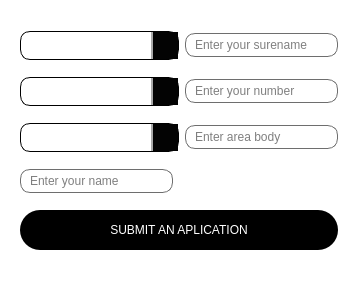
<?xml version="1.0" encoding="UTF-8"?>
<ui version="4.0">
 <class>Question</class>
 <widget class="QWidget" name="Question">
  <property name="geometry">
   <rect>
    <x>0</x>
    <y>0</y>
    <width>358</width>
    <height>286</height>
   </rect>
  </property>
  <property name="windowTitle">
   <string>Question</string>
  </property>
  <property name="windowIcon">
   <iconset resource="picture.qrc">
    <normaloff>:/build-course-Desktop_Qt_6_5_3_MinGW_64_bit-Debug/icons/iconka.ico</normaloff>:/build-course-Desktop_Qt_6_5_3_MinGW_64_bit-Debug/icons/iconka.ico</iconset>
  </property>
  <property name="styleSheet">
   <string notr="true">QWidget
{
background-color: rgb(255, 255, 255);
color: rgb(0, 0, 0);
}
QTableView {
	font: 9pt &quot;Century Gothic&quot;;
    border: 3px solid black;
    border-radius: 10px;
    background-color: #f0f0f0;  /* Фон заокругленого віджета */
    selection-background-color: #a6a6a6;  /* Колір виділення */
}
/* Імена стовбців */
QHeaderView::section {
    background-color: #404040;  /* Колір фону */
    color: white;  /* Колір тексту */
    padding: 4px;
    border: 1px solid #303030;  /* Границі */
}

/* Номерація рядків */
QTableView QTableCornerButton::section {
    background-color: #404040;  /* Колір фону */
    color: white;  /* Колір тексту */
    border: 1px solid #303030;  /* Границі */
}


QTableView::item:hover {
    border: 2px solid #505050;  /* Колір границі при наведенні */
}

QTableView::item:selected {
    border: 2px solid #303030;  /* Колір границі при виділенні */
}
QLineEdit {
font: 12pt &quot;Candara&quot;;
                 background-color: white;
                 color: black;
                 border: 1px solid rgb(110, 110, 110);
              border-radius: 10px;
                 padding: 3px 7px;
             }

             QLineEdit:focus {
                 border: 2px solid rgb(90, 90, 90);
            }
QPushButton
{
	font: 12pt &quot;Candara&quot;;
	background-color: rgb(0, 0, 0);
	color: rgb(255, 255, 255);
border-radius: 20px;
box-shadow: 0 0 20px 10px rgb(240, 158, 255);
width: 50px;
  height: 40px;
}
QPushButton:hover {
               border: 2px solid rgb(200, 200, 200);
            }
QPushButton:pressed {
             background-color: rgb(255, 255, 255);
	        color: rgb(0, 0, 0);
            }
QLabel{font: 12pt &quot;Candara&quot;;}</string>
  </property>
  <layout class="QGridLayout" name="gridLayout_3">
   <item row="0" column="0">
    <widget class="QStackedWidget" name="questionSt">
     <property name="currentIndex">
      <number>6</number>
     </property>
     <widget class="QWidget" name="questionPg">
      <widget class="QWidget" name="questionWdg" native="true">
       <property name="geometry">
        <rect>
         <x>30</x>
         <y>50</y>
         <width>271</width>
         <height>121</height>
        </rect>
       </property>
       <layout class="QGridLayout" name="gridLayout">
        <item row="1" column="0">
         <widget class="QPushButton" name="updatePb">
          <property name="text">
           <string>UPDATE</string>
          </property>
         </widget>
        </item>
        <item row="0" column="0" colspan="2">
         <widget class="QLabel" name="questionLb">
          <property name="text">
           <string>Do you want update or delete?</string>
          </property>
          <property name="alignment">
           <set>Qt::AlignCenter</set>
          </property>
         </widget>
        </item>
        <item row="1" column="1">
         <widget class="QPushButton" name="deletePb">
          <property name="text">
           <string>DELETE</string>
          </property>
         </widget>
        </item>
       </layout>
      </widget>
     </widget>
     <widget class="QWidget" name="updateBody">
      <layout class="QGridLayout" name="gridLayout_4">
       <item row="0" column="1">
        <widget class="QLineEdit" name="areaLE"/>
       </item>
       <item row="0" column="0">
        <widget class="QLabel" name="areaLb">
         <property name="text">
          <string>Area:</string>
         </property>
        </widget>
       </item>
       <item row="1" column="1">
        <widget class="QPushButton" name="updateBodyPb">
         <property name="text">
          <string>UPDATE</string>
         </property>
        </widget>
       </item>
      </layout>
     </widget>
     <widget class="QWidget" name="updateMaster">
      <widget class="QWidget" name="updateWdg" native="true">
       <property name="geometry">
        <rect>
         <x>0</x>
         <y>50</y>
         <width>341</width>
         <height>191</height>
        </rect>
       </property>
       <layout class="QGridLayout" name="gridLayout_2">
        <item row="0" column="2">
         <widget class="QLabel" name="priceLb">
          <property name="text">
           <string>Price:</string>
          </property>
         </widget>
        </item>
        <item row="1" column="1">
         <widget class="QLineEdit" name="surenameLE"/>
        </item>
        <item row="1" column="3">
         <widget class="QLineEdit" name="doneWorkLE"/>
        </item>
        <item row="1" column="0">
         <widget class="QLabel" name="surenameLb">
          <property name="text">
           <string>Surename:</string>
          </property>
         </widget>
        </item>
        <item row="1" column="2">
         <widget class="QLabel" name="doneWorkLb">
          <property name="text">
           <string>Done work:</string>
          </property>
         </widget>
        </item>
        <item row="0" column="0">
         <widget class="QLabel" name="nameLb">
          <property name="text">
           <string>Name:</string>
          </property>
         </widget>
        </item>
        <item row="0" column="3">
         <widget class="QLineEdit" name="priceLE"/>
        </item>
        <item row="0" column="1">
         <widget class="QLineEdit" name="nameLE"/>
        </item>
        <item row="2" column="1">
         <widget class="QLineEdit" name="numberLE"/>
        </item>
        <item row="2" column="0">
         <widget class="QLabel" name="numberLb">
          <property name="text">
           <string>Number:</string>
          </property>
         </widget>
        </item>
        <item row="4" column="0" colspan="4">
         <widget class="QPushButton" name="updatePb_2">
          <property name="text">
           <string>UPDATE</string>
          </property>
         </widget>
        </item>
       </layout>
      </widget>
     </widget>
     <widget class="QWidget" name="updateCustomer">
      <layout class="QGridLayout" name="gridLayout_6">
       <item row="0" column="1">
        <widget class="QLineEdit" name="nameCusLE"/>
       </item>
       <item row="5" column="1">
        <widget class="QLineEdit" name="masterLE"/>
       </item>
       <item row="1" column="0">
        <widget class="QLabel" name="surenameCusLb">
         <property name="text">
          <string>Surename:</string>
         </property>
        </widget>
       </item>
       <item row="4" column="1">
        <widget class="QLineEdit" name="areaBodyLE"/>
       </item>
       <item row="4" column="0">
        <widget class="QLabel" name="areaBodyLb">
         <property name="text">
          <string>Area of body:</string>
         </property>
        </widget>
       </item>
       <item row="3" column="1">
        <widget class="QLineEdit" name="priceCusLE"/>
       </item>
       <item row="2" column="1">
        <widget class="QLineEdit" name="numberCusLE"/>
       </item>
       <item row="0" column="0">
        <widget class="QLabel" name="nameCuLb">
         <property name="text">
          <string>Name:</string>
         </property>
        </widget>
       </item>
       <item row="2" column="0">
        <widget class="QLabel" name="numberCusLb">
         <property name="text">
          <string>Number:</string>
         </property>
        </widget>
       </item>
       <item row="1" column="1">
        <widget class="QLineEdit" name="surenameCusLE"/>
       </item>
       <item row="5" column="0">
        <widget class="QLabel" name="masterLb">
         <property name="text">
          <string>Master:</string>
         </property>
        </widget>
       </item>
       <item row="3" column="0">
        <widget class="QLabel" name="priceCusLb">
         <property name="text">
          <string>Price:</string>
         </property>
        </widget>
       </item>
       <item row="6" column="0" colspan="2">
        <widget class="QPushButton" name="updateCusPb">
         <property name="text">
          <string>UPDATE</string>
         </property>
        </widget>
       </item>
      </layout>
     </widget>
     <widget class="QWidget" name="updateTime">
      <layout class="QGridLayout" name="gridLayout_5">
       <item row="0" column="0">
        <widget class="QLabel" name="dateLb">
         <property name="text">
          <string>Date:</string>
         </property>
        </widget>
       </item>
       <item row="0" column="1" colspan="2">
        <widget class="QLineEdit" name="dateLE"/>
       </item>
       <item row="1" column="0">
        <widget class="QLabel" name="timeLb">
         <property name="text">
          <string>Time:</string>
         </property>
        </widget>
       </item>
       <item row="1" column="1" colspan="2">
        <widget class="QLineEdit" name="timeLE"/>
       </item>
       <item row="2" column="0" colspan="2">
        <widget class="QLabel" name="masterTimLb">
         <property name="text">
          <string>Master:</string>
         </property>
        </widget>
       </item>
       <item row="2" column="2">
        <widget class="QLineEdit" name="masterTimLE"/>
       </item>
       <item row="3" column="0" colspan="2">
        <widget class="QLabel" name="customerLb">
         <property name="text">
          <string>Customer:</string>
         </property>
        </widget>
       </item>
       <item row="3" column="2">
        <widget class="QLineEdit" name="customerLE"/>
       </item>
       <item row="4" column="0" colspan="3">
        <widget class="QPushButton" name="updateTimePb">
         <property name="text">
          <string>UPDATE</string>
         </property>
        </widget>
       </item>
      </layout>
     </widget>
     <widget class="QWidget" name="addSketchPg">
      <layout class="QGridLayout" name="gridLayout_7">
       <item row="0" column="0">
        <widget class="QLabel" name="label">
         <property name="text">
          <string>TextLabel</string>
         </property>
        </widget>
       </item>
       <item row="0" column="1">
        <widget class="QLineEdit" name="nameSktLE"/>
       </item>
       <item row="1" column="0">
        <widget class="QLabel" name="label_2">
         <property name="text">
          <string>TextLabel</string>
         </property>
        </widget>
       </item>
       <item row="1" column="1">
        <widget class="QLineEdit" name="priceSktLE"/>
       </item>
       <item row="2" column="0" colspan="2">
        <widget class="QPushButton" name="addPb">
         <property name="text">
          <string>Add</string>
         </property>
        </widget>
       </item>
      </layout>
     </widget>
     <widget class="QWidget" name="applicPage">
      <property name="styleSheet">
       <string notr="true">QComboBox {
    border: 1px solid black;
    border-radius: 10px;
    padding: 1px 18px 10px 3px;
    selection-background-color: lightgray;
}

QComboBox:editable {
    background: white;
}

QComboBox:!editable,
QComboBox::drop-down:editable {
    background-color: rgb(255, 255, 255);
}

QComboBox:!editable:on,
QComboBox::drop-down:editable:on {
    background: rgb(255, 255, 255);
}

QComboBox:on {
    background: #rgb(225, 225, 225);
}

QComboBox::drop-down {
    subcontrol-origin: padding;
    subcontrol-position: top right;
    width: 25px;
    background-color: rgb(3, 3, 3);
    border-left-width: 2px;
    border-left-color: darkgray;
    border-left-style: solid;
}

QComboBox::down-arrow {
    image: url(:/photo/upArrow.png);
    width: 10px;
    height: 10px;
    border-radius: 8px;
    background-color: rgb(0, 0, 0);
}

QComboBox::down-arrow:on {
    top: 1px;
    left: 1px;
    background-color: rgb(9, 9, 9);
}

QComboBox QAbstractItemView {
    border-radius: 10px; /* Закруглення країв для випадаючого списку */
}
</string>
      </property>
      <layout class="QGridLayout" name="gridLayout_8">
       <item row="2" column="3">
        <widget class="QLineEdit" name="numberAplLE">
         <property name="placeholderText">
          <string>Enter your number</string>
         </property>
        </widget>
       </item>
       <item row="3" column="3">
        <widget class="QLineEdit" name="bodyAplLE">
         <property name="placeholderText">
          <string>Enter area body</string>
         </property>
        </widget>
       </item>
       <item row="8" column="1" colspan="3">
        <widget class="QPushButton" name="submitApliPb">
         <property name="text">
          <string>SUBMIT AN APLICATION</string>
         </property>
        </widget>
       </item>
       <item row="1" column="3">
        <widget class="QLineEdit" name="surenameAplLE">
         <property name="placeholderText">
          <string>Enter your surename</string>
         </property>
        </widget>
       </item>
       <item row="1" column="1" colspan="2">
        <widget class="QComboBox" name="masterCb"/>
       </item>
       <item row="4" column="1">
        <widget class="QLineEdit" name="nameAplLE">
         <property name="placeholderText">
          <string>Enter your name</string>
         </property>
        </widget>
       </item>
       <item row="3" column="1" colspan="2">
        <widget class="QComboBox" name="timeCb"/>
       </item>
       <item row="2" column="1" colspan="2">
        <widget class="QComboBox" name="dateCb"/>
       </item>
      </layout>
     </widget>
    </widget>
   </item>
  </layout>
 </widget>
 <tabstops>
  <tabstop>updatePb</tabstop>
  <tabstop>deletePb</tabstop>
  <tabstop>updateBodyPb</tabstop>
  <tabstop>areaLE</tabstop>
  <tabstop>nameLE</tabstop>
  <tabstop>surenameLE</tabstop>
  <tabstop>numberLE</tabstop>
  <tabstop>priceLE</tabstop>
  <tabstop>doneWorkLE</tabstop>
  <tabstop>updatePb_2</tabstop>
  <tabstop>nameCusLE</tabstop>
  <tabstop>surenameCusLE</tabstop>
  <tabstop>numberCusLE</tabstop>
  <tabstop>priceCusLE</tabstop>
  <tabstop>areaBodyLE</tabstop>
  <tabstop>masterLE</tabstop>
  <tabstop>updateCusPb</tabstop>
  <tabstop>dateLE</tabstop>
  <tabstop>timeLE</tabstop>
  <tabstop>masterTimLE</tabstop>
  <tabstop>customerLE</tabstop>
  <tabstop>updateTimePb</tabstop>
  <tabstop>nameSktLE</tabstop>
  <tabstop>priceSktLE</tabstop>
  <tabstop>addPb</tabstop>
 </tabstops>
 <resources>
  <include location="picture.qrc"/>
 </resources>
 <connections/>
</ui>
